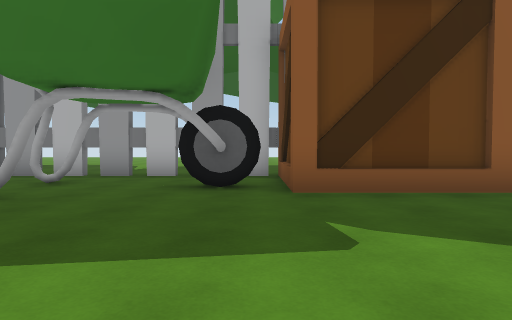
View 1 (above)

24 first-person views from a walk through a scene from a Unity 3-D project. The camera is 1.2 m above the floor, tilts 2° down and sees 75° across. The floor is counted in squares, 2 m on a side. Each view is taken from the middle of a square. On the plan, view 1 faces up. The plan holds only what a view shows up to about 10 squares ahead; the rest is blank. The place goes on beyond the plan. The player character is not drawn.

View 2
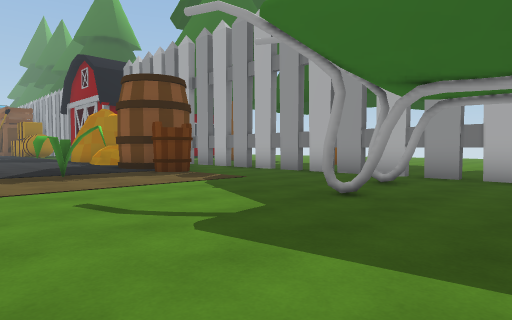

View 3
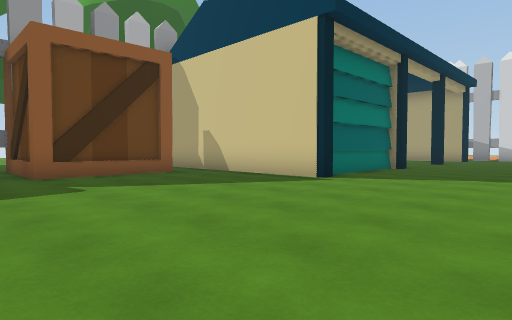

View 4
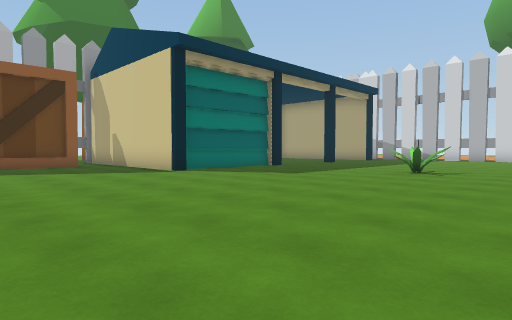

View 5
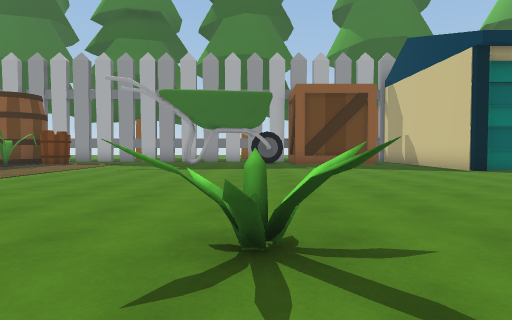

View 6
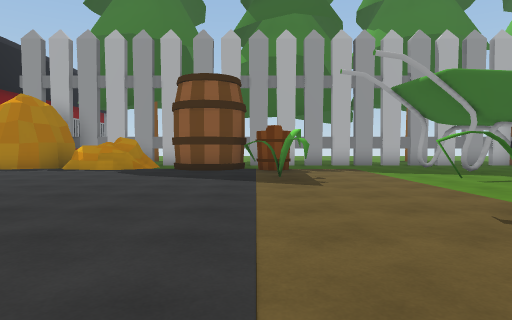

View 7
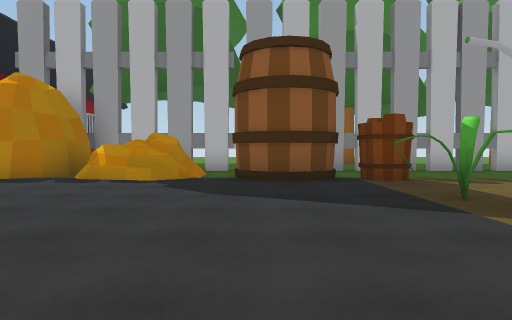

View 8
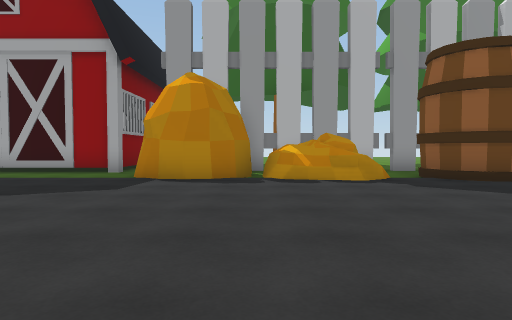

View 9
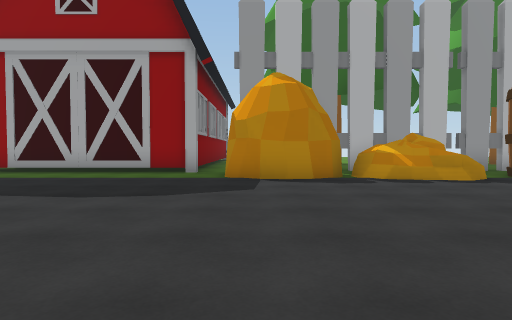

View 10
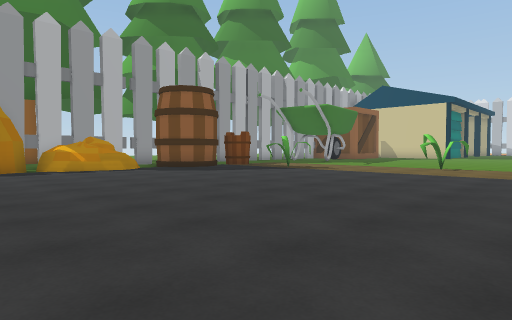

View 11
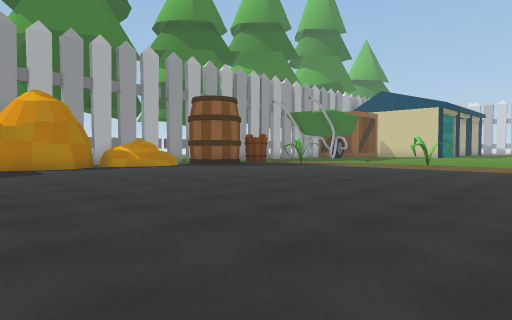

View 12
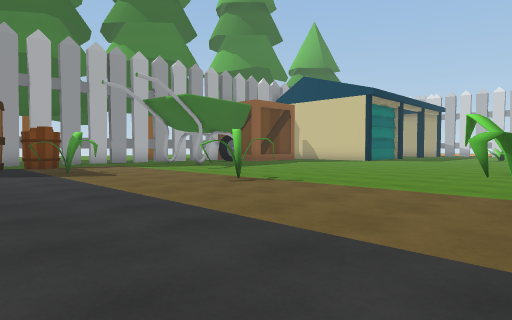

View 13
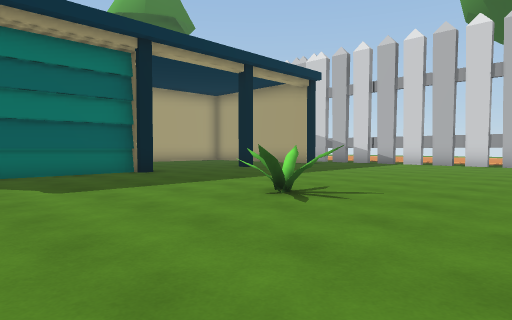

View 14
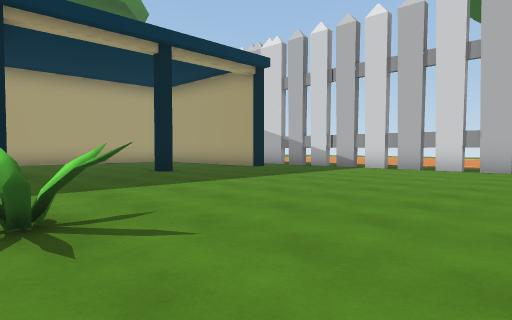

View 15
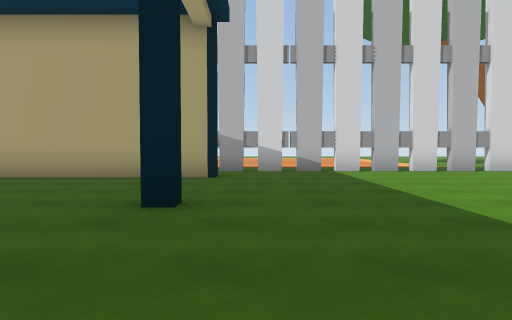

View 16
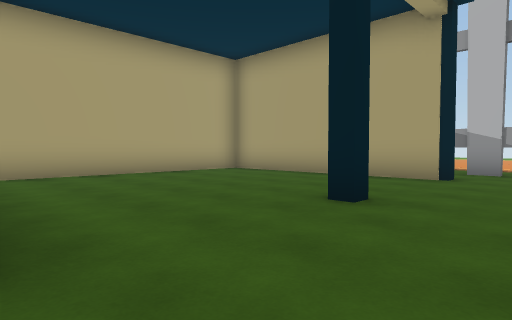

View 17
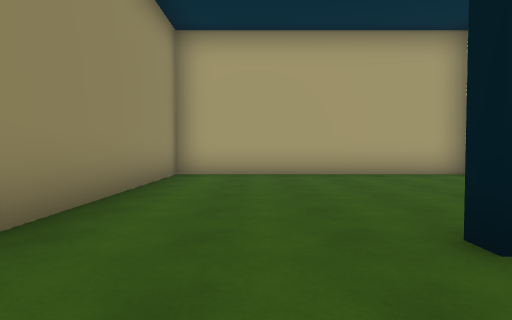

View 18
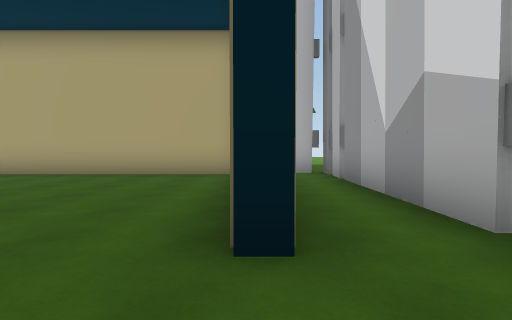

View 19
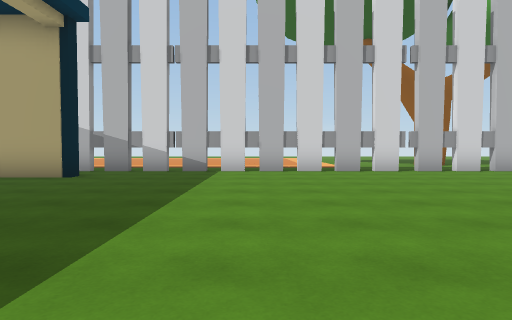

View 20
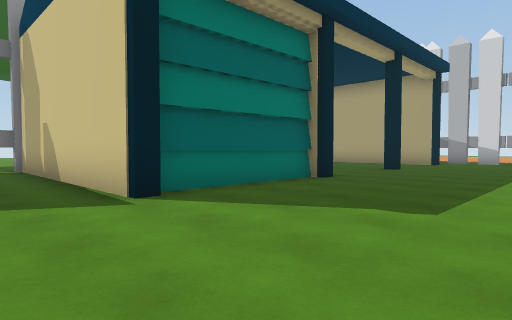

View 21
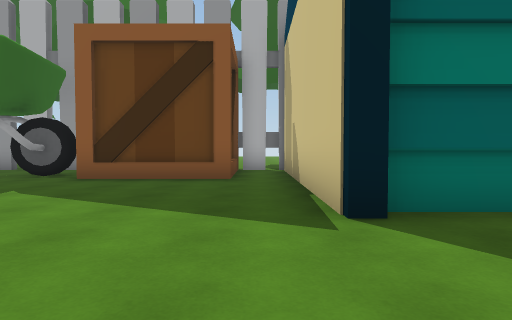

View 22
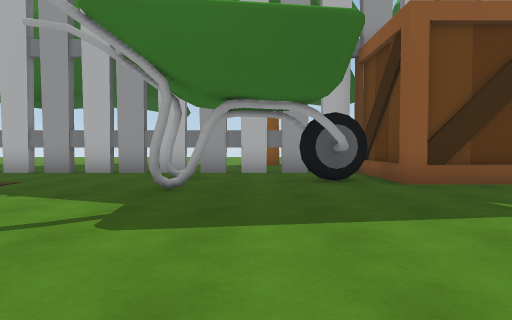

View 23
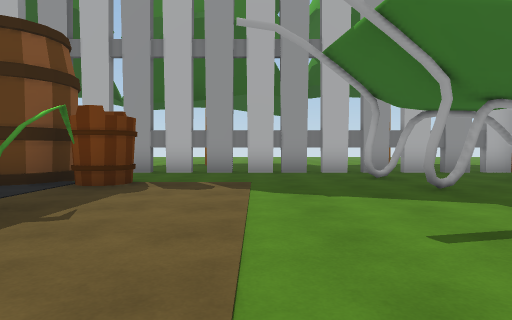

View 24
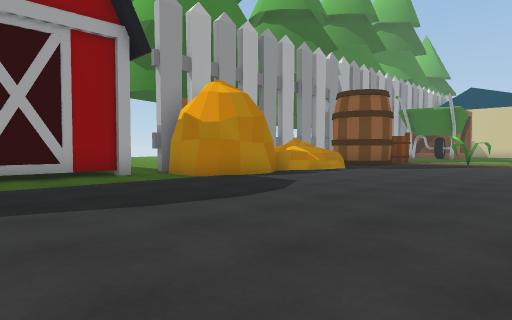

### Floor plan
Key: @ floor where view 1 was taken; # wall or solid block; . floor; / step, stairs or slope; O other object.
Columns run from 22 left of view 1 to 19 right of it. Each row starts with its distance up from view 1.
 11               OO   .OO
 10                 ....
  9              ........
  8   ##..       ..........   ..
  7 ###O.#######################   ##########
  6 .....##O O/OO.....##.#####.#   #......#.#
  5 .....O#/  .OO.O......##O##.#   #......#.#
  4 ...........OOOO....#.......#   #......#.#
  3 ...........................#   #......#.#
  2 ..............O............## ##......#.#
  1 ...........................O###O...O..#.#.
  0 ......................@.................#.
 -1 ........................................#.
 -2    .............O.......................#.
 -3    .....................................#.
 -4    ............................O........#.
 -5    .....................................#.
 -6    .....   ....O.....O..................#.
 -7            .....    ............... ....#.
 -8                      .               ...#

Where each view was taken, in squares from view 1:
view 1: 0 up, 0 right, facing up
view 2: 0 up, 1 left, facing up-left
view 3: 3 down, 1 left, facing up-right
view 4: 7 down, 0 right, facing up-right
view 5: 8 down, 1 left, facing up
view 6: 5 down, 9 left, facing up
view 7: 2 down, 11 left, facing up
view 8: 2 down, 15 left, facing up
view 9: 2 down, 17 left, facing up
view 10: 5 down, 17 left, facing up-right
view 11: 6 down, 19 left, facing up-right
view 12: 7 down, 11 left, facing up-right
view 13: 7 down, 5 right, facing up-right
view 14: 7 down, 8 right, facing up-right
view 15: 0 up, 9 right, facing right
view 16: 1 down, 9 right, facing up-right
view 17: 1 down, 11 right, facing up
view 18: 1 down, 16 right, facing up
view 19: 3 down, 9 right, facing right
view 20: 3 down, 3 right, facing up-right
view 21: 2 down, 4 right, facing up
view 22: 1 down, 2 left, facing up
view 23: 1 down, 6 left, facing up
view 24: 1 down, 22 left, facing up-right
